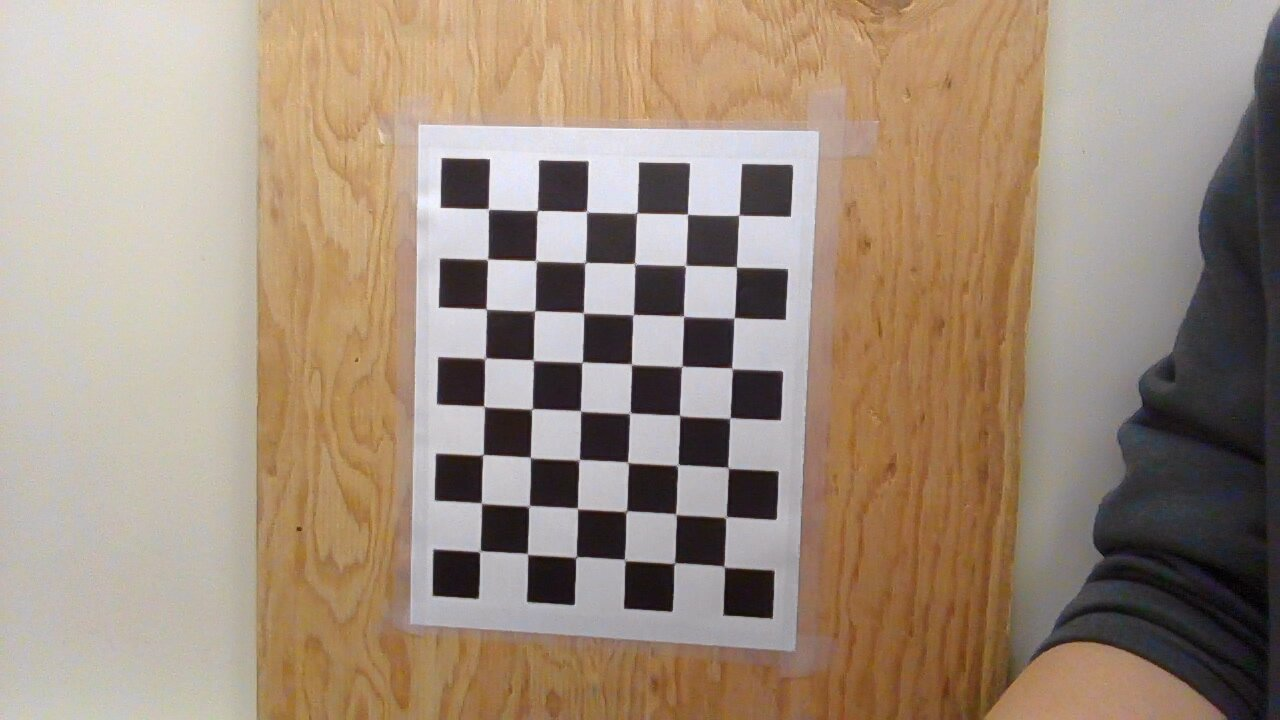
#> input picture codes/training_images/image1.jpg, 1280 x 720 px
$ python CameraCallibration.py
#> lines starting #> are read from the running program, lines starting #| are printed output that depends on the picture; after the words box and inside, x2 and y2 are one past the last pixel; in counts of white or black regions, pixels touching at a corner belong together
import numpy as np
import cv2 as cv
import glob

# name of the file to be calibrated:
target_file = 'target1.jpg'
result_name = 'calibrated_result_' + target_file


# termination criteria
criteria = (cv.TERM_CRITERIA_EPS + cv.TERM_CRITERIA_MAX_ITER, 30, 0.001)

# prepare object points, like (0, 0, 0), (1, 0, 0), ... (9, 7, 0)
# we have a 9x7 grid
objp = np.zeros((8*6, 3), np.float32)
objp[:, :2] = np.mgrid[0:8, 0:6].T.reshape(-1, 2)

# arrays to store object points and image points from all the images
objpoints = [] # 3d point in real world space
imgpoints = [] # 2d points in image plane

# searches through directories to find all training images
images = glob.glob('./codes/training_images/*.jpg')

for fname in images:
    img = cv.imread(fname)
#> img is the input picture: shape (720, 1280, 3); mean B, G, R 124.6, 141.7, 160.1
    gray = cv.cvtColor(img, cv.COLOR_BGR2GRAY)
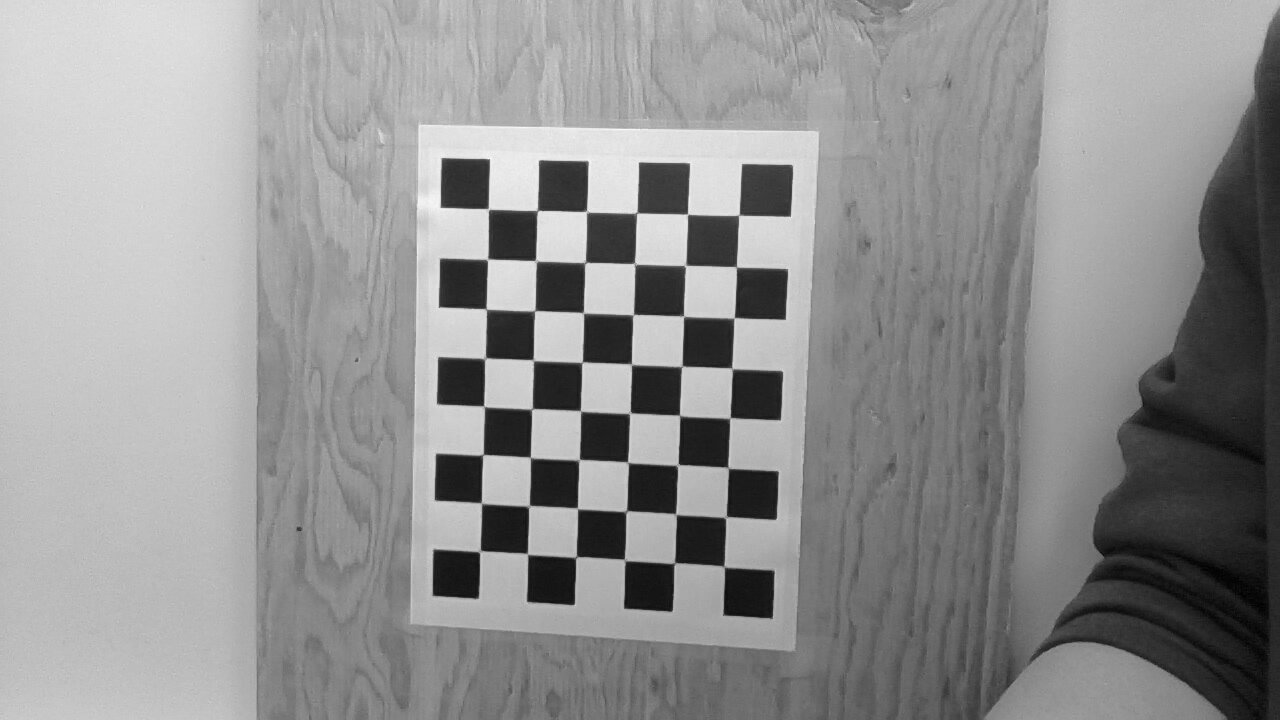
#> gray: shape (720, 1280); min 0, max 254, mean 145.3

    # find the chess board corners
    ret, corners = cv.findChessboardCorners(gray, (8, 6), None)
#> ret = True; corners = 48 rows, first 8: [479.4, 552.3], [481.4, 503], [483, 454.5], [484, 406.2], [485, 359.5], [486.3, 309.2], [487.2, 259.7], [488.4, 209.1]

    # if found, add object points, image points (after refining them)
    if ret == True:
        objpoints.append(objp)
        corners2 = cv.cornerSubPix(gray, corners, (11, 11), (-1, -1), criteria)
#> corners2 = 48 rows, first 8: [479.9, 551.2], [481.5, 503.3], [483, 454.7], [483.9, 406.3], [485, 358.2], [486.2, 308.9], [487.5, 259.2], [488.3, 209]
        imgpoints.append(corners2)

        # Draw and display the corners
        cv.drawChessboardCorners(img, (8, 6), corners2, ret)
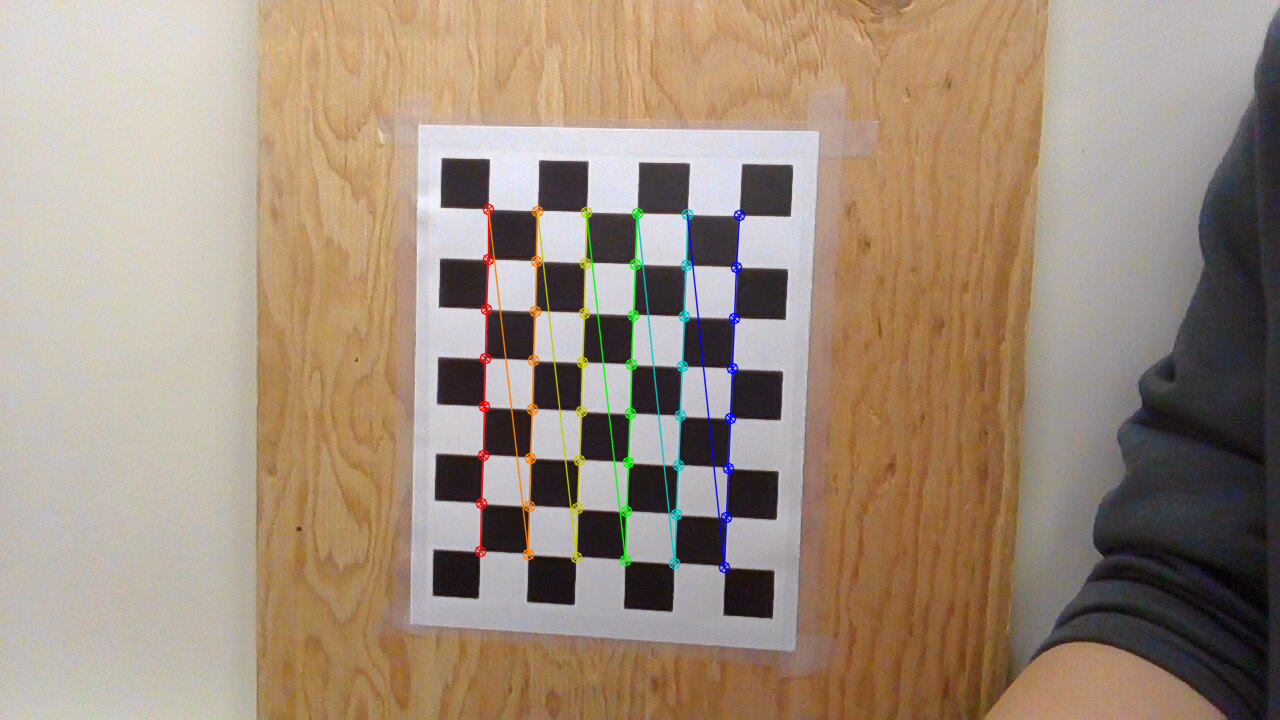
#> img: shape (720, 1280, 3); 1.65% of pixels changed, all inside (x1, y1, x2, y2) = (474, 203, 746, 574)

        # Resize the image to be shown:
        cv.namedWindow("Resized_Window", cv.WINDOW_NORMAL)
        cv.resizeWindow("Resized_Window", 2000, 4000)
        cv.imshow('Resized_Window', img)
        # press q to iterate to the next images
        if cv.waitKey(3000) == ord('q'):
#> (key q is pressed here)
            continue
#> pass 2 of the loop `for fname in images:`:
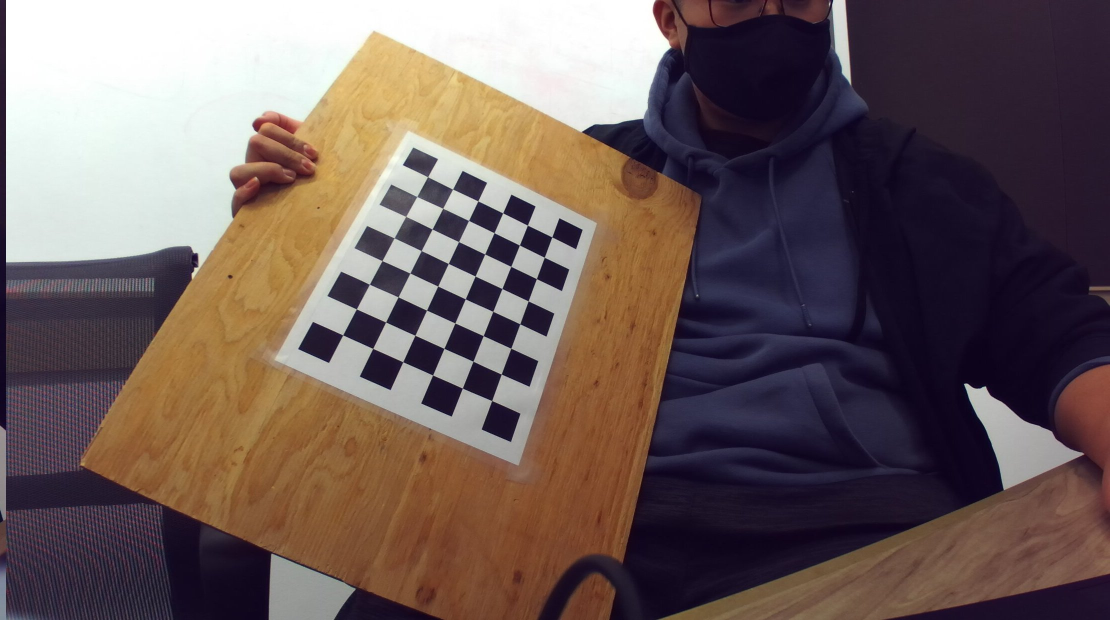
#> input picture codes/training_images/image10.jpg, 2220 x 1240 px (shown at 1/2 size)
#> img is the input picture: shape (1240, 2220, 3); mean B, G, R 90.9, 92.8, 109.4
#> `gray = cv.cvtColor(img, cv.COLOR_BGR2GRAY)`:
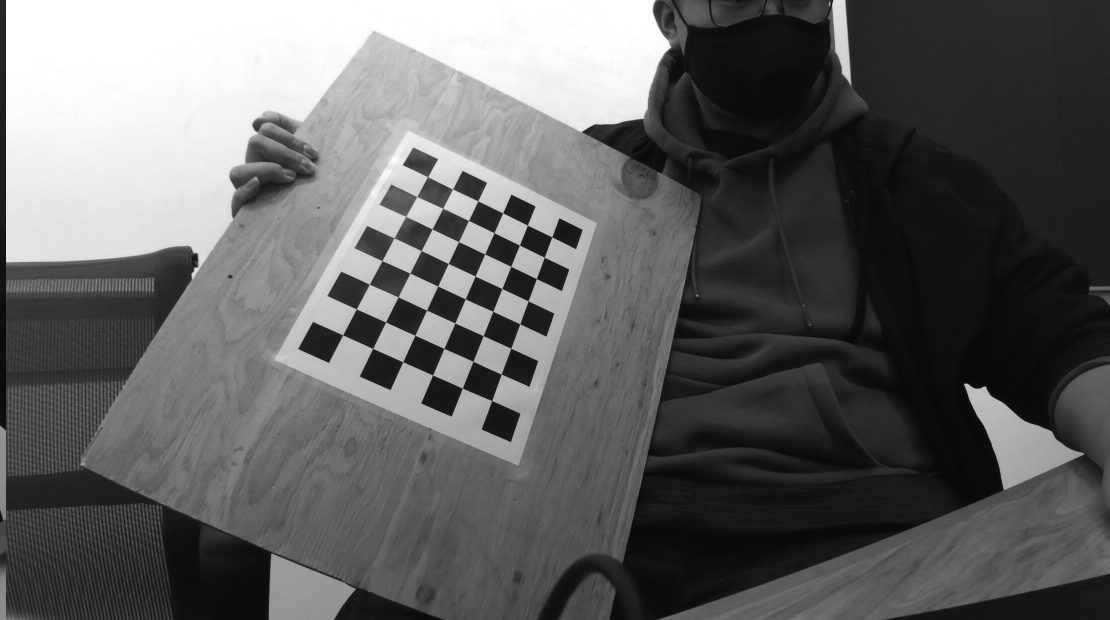
#> gray: shape (1240, 2220) (shown at 1/2 size); min 1, max 255, mean 97.6
#> corners = 48 rows, first 8: [686.1, 670.4], [713.3, 618.4], [739.6, 569.1], [764.5, 521.7], [788.7, 476.4], [812, 433.3], [833.9, 393.6], [855.6, 354]
#> corners2 = 48 rows, first 8: [686, 670.3], [713.2, 618.4], [739.3, 569], [764.5, 521.8], [788.7, 476.3], [812, 433.4], [834.2, 393.5], [855.6, 354.1]
#> `cv.drawChessboardCorners(img, (8, 6), corners2, ret)`:
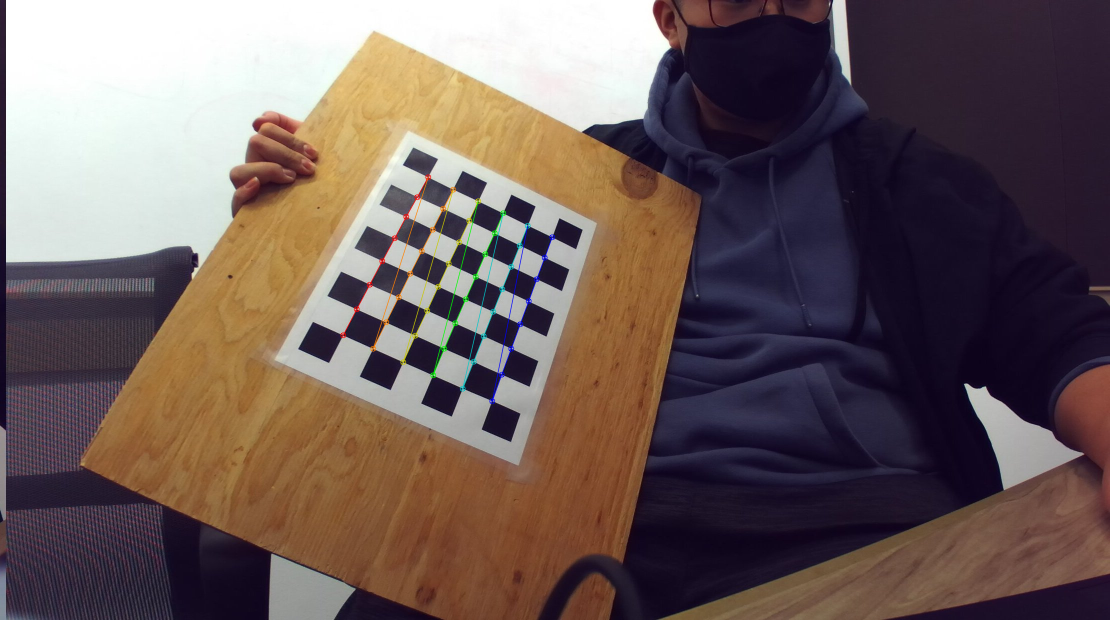
#> img: shape (1240, 2220, 3) (shown at 1/2 size); 0.55% of pixels changed, all inside (x1, y1, x2, y2) = (680, 348, 1111, 809)
#> (key Esc is pressed here)
#> pass 3 of the loop `for fname in images:`:
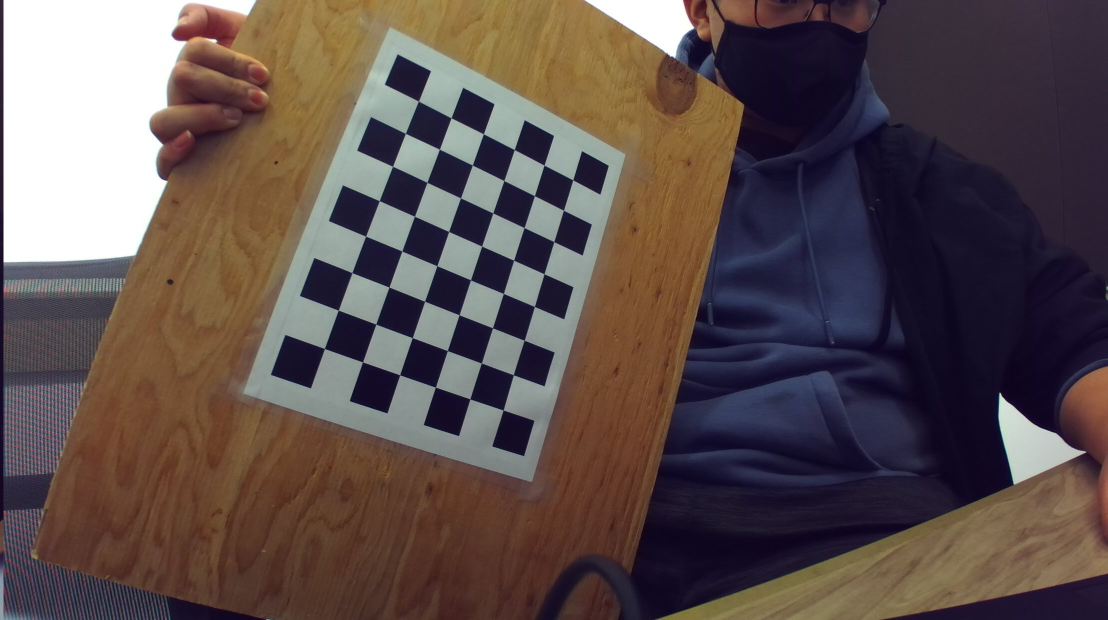
#> input picture codes/training_images/image11.jpg, 2215 x 1240 px (shown at 1/2 size)
#> img is the input picture: shape (1240, 2215, 3); mean B, G, R 77.8, 79.4, 93.6
#> `gray = cv.cvtColor(img, cv.COLOR_BGR2GRAY)`:
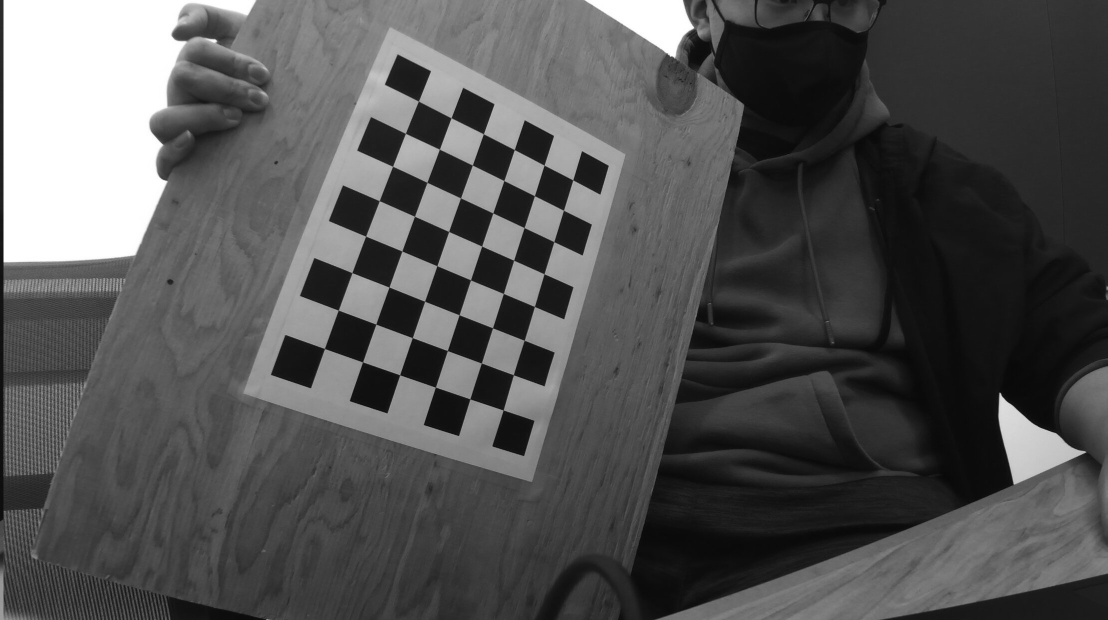
#> gray: shape (1240, 2215) (shown at 1/2 size); min 2, max 255, mean 83.5
#> corners = 48 rows, first 8: [649.5, 697.6], [676.9, 620.6], [704.4, 545.7], [731.9, 473.2], [759.1, 402.1], [785.6, 333.3], [811.3, 267.3], [837.4, 202.7]
#> corners2 = 48 rows, first 8: [649.4, 697.5], [676.9, 620.7], [704.4, 545.7], [731.7, 472.7], [759, 401.9], [785.6, 333.2], [811.3, 267.2], [837.3, 202.7]
#> `cv.drawChessboardCorners(img, (8, 6), corners2, ret)`:
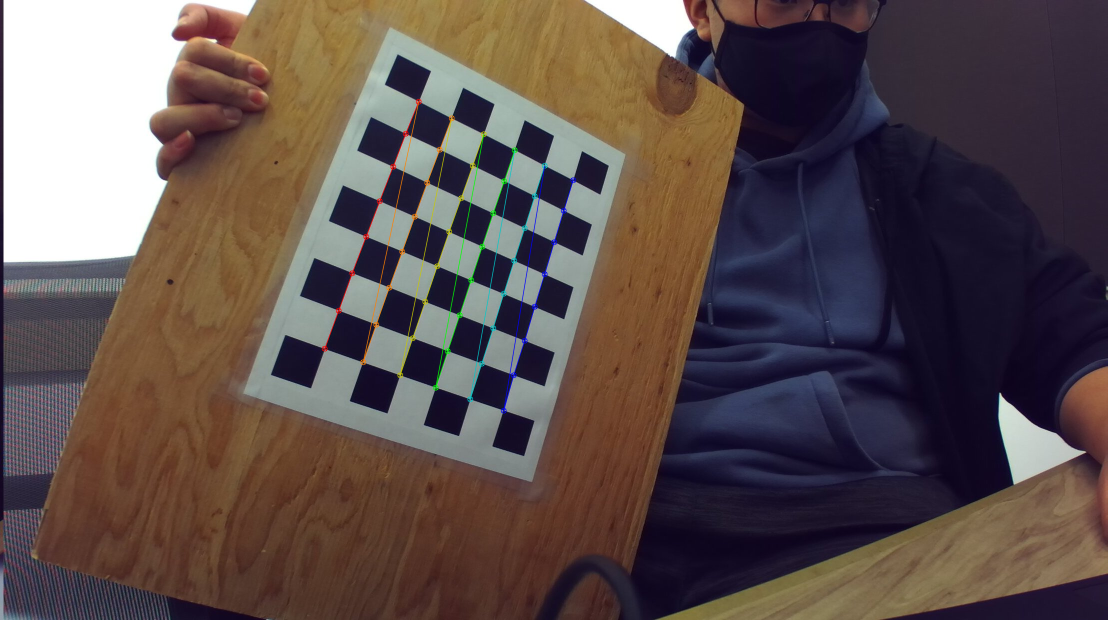
#> img: shape (1240, 2215, 3) (shown at 1/2 size); 0.73% of pixels changed, all inside (x1, y1, x2, y2) = (643, 197, 1153, 828)

cv.destroyAllWindows()

# select the image that needs to be calibrated based on training data
ret, mtx, dist, rvecs, tvecs = cv.calibrateCamera(objpoints, imgpoints, gray.shape[::-1], None, None)
#> ret = 0.609; mtx = [[1384.2, 0, 975.5], [0, 1333.3, 602.8], [0, 0, 1]]; dist = [[-0.0612, -0.344, 0.00641, 0.00928, 1.01]]; rvecs = ([0.0904, 0.152, -1.5], [-0.197, -0.549, -1.12], [0.217, -0.456, -1.2]); tvecs = ([-9.94, -1.09, 27.19], [-4.36, 1.03, 20.69], [-3.83, 1.15, 16])
img = cv.imread('./codes/target_images/' + target_file)
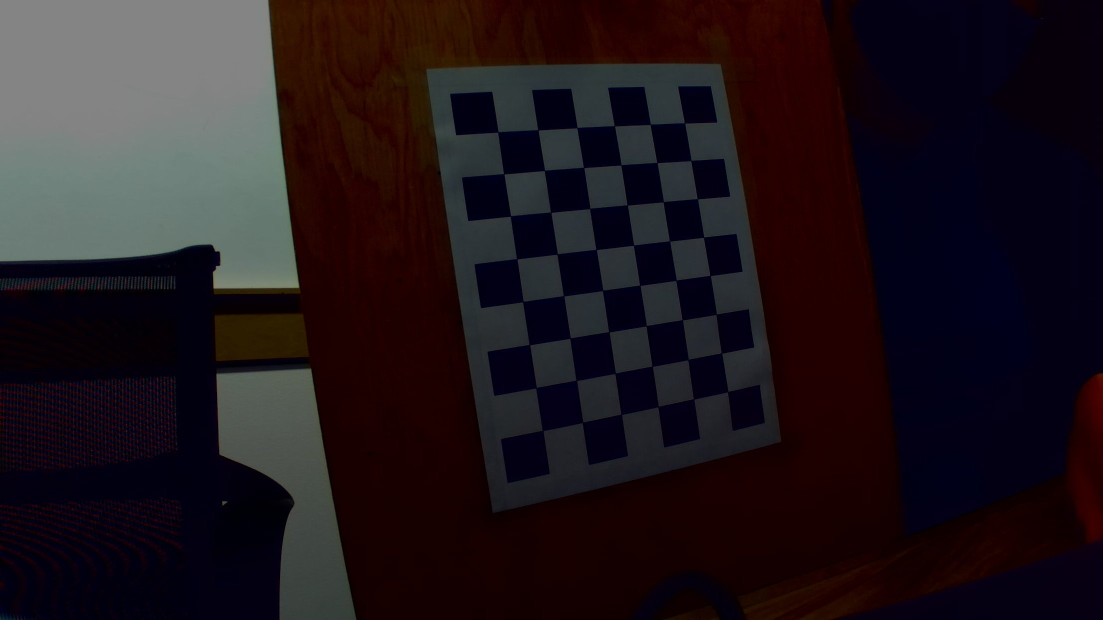
#> input picture codes/target_images/target1.jpg, 2206 x 1240 px, found by its file name (shown at 1/2 size)
#> img is the input picture: shape (1240, 2206, 3); mean B, G, R 28.2, 22.8, 32.6
h, w = img.shape[:2]
#> h = 1240; w = 2206
new_camera_matrix, roi = cv.getOptimalNewCameraMatrix(mtx, dist, (w, h), 1, (w, h))
#> new_camera_matrix = [[1517.3, 0, 1077.8], [0, 1297.5, 609.7], [0, 0, 1]]; roi = (101, 255, 1743, 705)

# undistort
dst = cv.undistort(img, mtx, dist, None, new_camera_matrix)
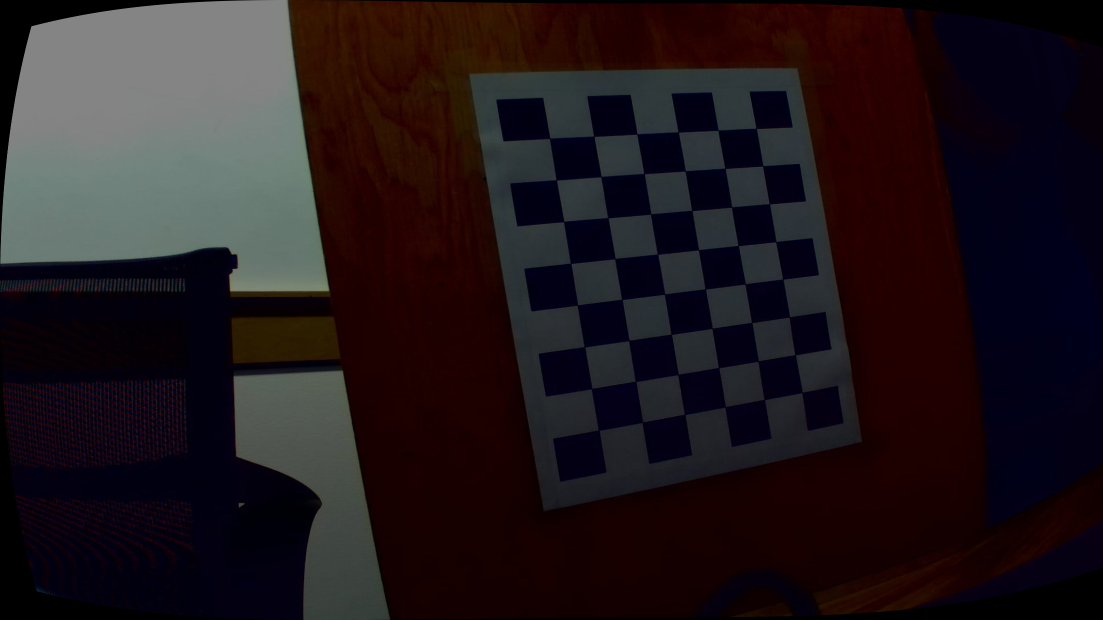
#> dst: shape (1240, 2206, 3) (shown at 1/2 size); mean B, G, R 28, 24.1, 33.8
# crop the image
x, y, w, h = roi
#> x = 101; y = 255; w = 1743; h = 705
dst = dst[y:y+h, x:x+w]
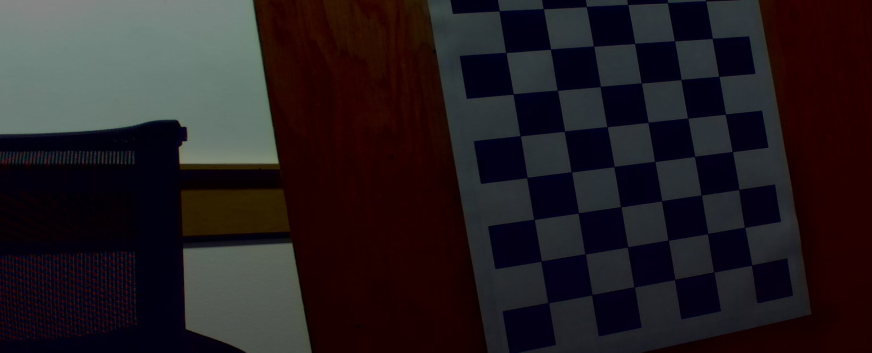
#> dst: shape (705, 1743, 3) (shown at 1/2 size); mean B, G, R 33.5, 29.8, 37.1
cv.imwrite('./codes/results/' + result_name, dst)
